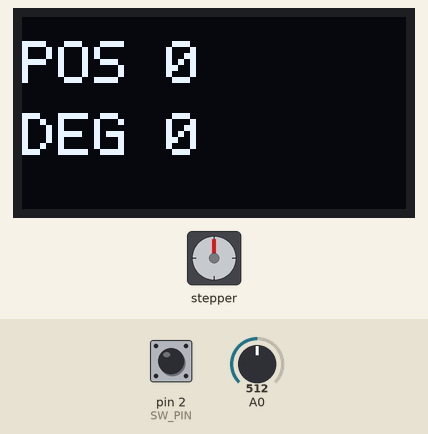
The sketch below on a simulated Arduino Uno, built with avr-gcc and run on an emulated ATmega328P. Shown: stepper motor, 128×64 one-colour display. Wiring (inferred from the names in the program): SSD1306 OLED at I2C address 0x3C; stepper motor (2048 steps per turn assumed): coils pin 8, pin 9, pin 10, pin 11. The test bench sets the inputs (shaded band); at power-on: A0 = 512, pin 2 (SW_PIN) HIGH. What the sketch prints to the serial monitor is not drawn.

Above: at 1.3 s.
1.4 s: A0 set to 565
2.9 s: A0 set to 580
At 3.8 s:
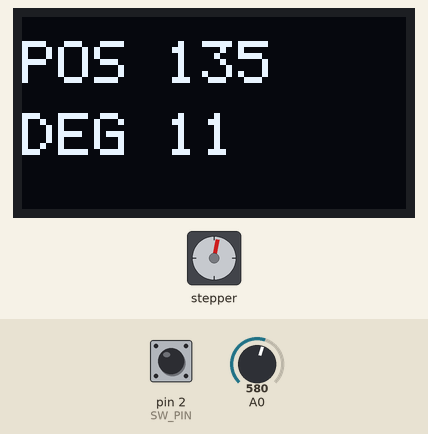
5.0 s: A0 set to 110
At 6.07 s:
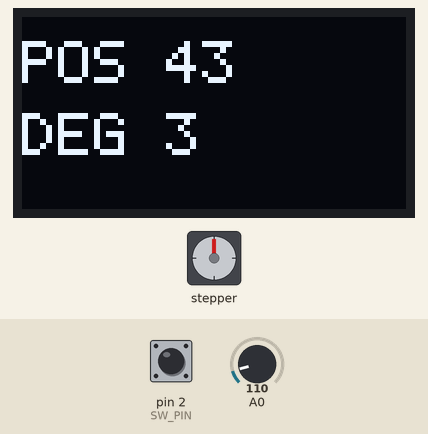
7.7 s: A0 set to 1023
At 8.18 s:
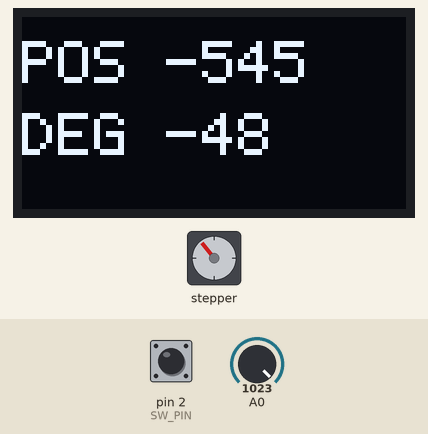
10.7 s: A0 set to 54
At 11.8 s:
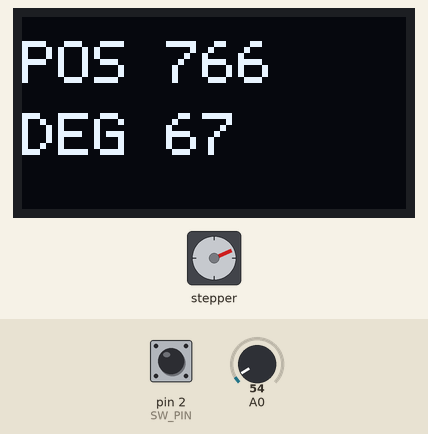
13.4 s: A0 set to 716
At 14.52 s:
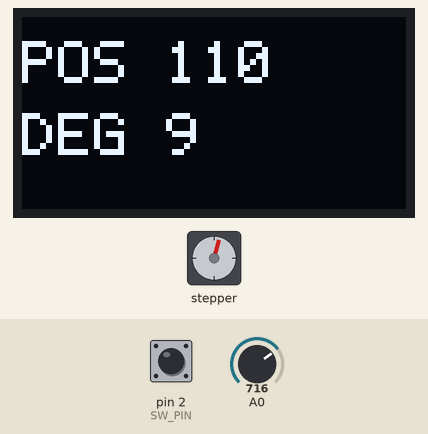
Timing chart, 0 to 21.6 s (numbered marks = the images above; inputs shaded):
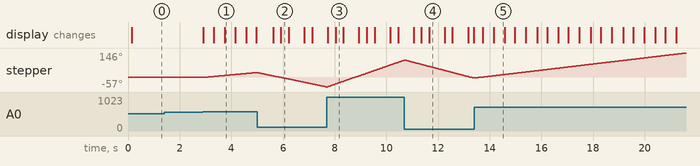

The sketch:

stepper-default.ino
```cpp
// Lesson 22: Stepper control. KY-023 joystick (VRx on A0, SW on D2) turns a 28BYJ-48 through a ULN2003 board (IN1-IN4 on D8-D11);
// an SSD1306 OLED on I2C (A4 = SDA, A5 = SCL, 0x3C) shows the position. No libraries except Wire: the half-step driver and the tiny text driver are ours.
unsigned int fastUs = 1500;   // time per half step with the stick fully over (the motor cannot follow much below 900 us)
unsigned int slowUs = 6000;   // time per half step just past the dead zone

#include <Wire.h>

const byte IN_PINS[4] = {8, 9, 10, 11};
const byte SEQ[8] = {1, 3, 2, 6, 4, 12, 8, 9};   // IN1, IN1+IN2, IN2, IN2+IN3 ... : the half-step order, one bit per coil
const byte SW_PIN = 2;
const byte OLED = 0x3C;
const int CENTRE = 512;
const int DEAD = 60;                              // dead zone around the centre, in ADC counts
const long HALF_STEPS_PER_TURN = 4076;            // 28BYJ-48: 64 half steps of the rotor x 63.68:1 gearbox

long drawnPos = -1;                               // the position last written to the screen
long pos = 0;                                     // net half steps since power-up (positive = IN1 to IN4 order)
byte phase = 0;
unsigned long lastStep = 0, lastMove = 0, lastDraw = 0;
bool released = false;
char shown[2][11];

void coils(byte m) { for (byte k = 0; k < 4; k++) digitalWrite(IN_PINS[k], (m >> k) & 1); }

// ---------- SSD1306 ----------
void oledCommand(byte a) {
  Wire.beginTransmission(OLED);
  Wire.write(0x00);
  Wire.write(a);
  Wire.endTransmission();
}
void oledCommand2(byte a, byte b) {
  Wire.beginTransmission(OLED);
  Wire.write(0x00);
  Wire.write(a);
  Wire.write(b);
  Wire.endTransmission();
}
void oledInit() {
  oledCommand(0xAE);
  oledCommand2(0xD5, 0x80);
  oledCommand2(0xA8, 0x3F);
  oledCommand2(0xD3, 0x00);
  oledCommand(0x40);
  oledCommand2(0x8D, 0x14);
  oledCommand2(0x20, 0x00);
  oledCommand(0xA1);
  oledCommand(0xC8);
  oledCommand2(0xDA, 0x12);
  oledCommand2(0x81, 0xCF);
  oledCommand2(0xD9, 0xF1);
  oledCommand2(0xDB, 0x40);
  oledCommand(0xA4);
  oledCommand(0xA6);
  oledCommand(0xAF);
}
void oledWindow(byte x, byte w, byte p0, byte p1) {
  Wire.beginTransmission(OLED);
  Wire.write(0x00);
  Wire.write(0x21); Wire.write(x); Wire.write(x + w - 1);
  Wire.write(0x22); Wire.write(p0); Wire.write(p1);
  Wire.endTransmission();
}
void oledClear() {
  oledWindow(0, 128, 0, 7);
  for (byte chunk = 0; chunk < 64; chunk++) {
    Wire.beginTransmission(OLED);
    Wire.write(0x40);
    for (byte i = 0; i < 16; i++) Wire.write((byte)0);
    Wire.endTransmission();
  }
}

// 5x7 font, one byte per column, bit 0 is the top row. Only the characters this screen needs.
const char GLYPHS[] = "0123456789-POSDEG ";
const byte FONT[][5] = {
  {0x3E, 0x51, 0x49, 0x45, 0x3E}, {0x00, 0x42, 0x7F, 0x40, 0x00}, {0x42, 0x61, 0x51, 0x49, 0x46},
  {0x21, 0x41, 0x45, 0x4B, 0x31}, {0x18, 0x14, 0x12, 0x7F, 0x10}, {0x27, 0x45, 0x45, 0x45, 0x39},
  {0x3C, 0x4A, 0x49, 0x49, 0x30}, {0x01, 0x71, 0x09, 0x05, 0x03}, {0x36, 0x49, 0x49, 0x49, 0x36},
  {0x06, 0x49, 0x49, 0x29, 0x1E}, {0x08, 0x08, 0x08, 0x08, 0x08}, {0x7F, 0x09, 0x09, 0x09, 0x06},
  {0x3E, 0x41, 0x41, 0x41, 0x3E}, {0x46, 0x49, 0x49, 0x49, 0x31}, {0x7F, 0x41, 0x41, 0x22, 0x1C},
  {0x7F, 0x49, 0x49, 0x49, 0x41}, {0x3E, 0x41, 0x49, 0x49, 0x7A}, {0x00, 0x00, 0x00, 0x00, 0x00}
};

// One character at double size: 10 columns wide, two pages tall.
void oledBigChar(byte x, byte page, char ch) {
  byte g = 17;
  for (byte i = 0; GLYPHS[i]; i++) if (GLYPHS[i] == ch) g = i;
  byte top[10], bottom[10];
  for (byte c = 0; c < 5; c++) {
    byte col = FONT[g][c], t = 0, b = 0;
    for (byte r = 0; r < 4; r++) {
      if (col & (1 << r)) t |= 3 << (r * 2);
      if (col & (1 << (r + 4))) b |= 3 << (r * 2);
    }
    top[c * 2] = top[c * 2 + 1] = t;
    bottom[c * 2] = bottom[c * 2 + 1] = b;
  }
  oledWindow(x, 10, page, page + 1);
  Wire.beginTransmission(OLED);
  Wire.write(0x40);
  for (byte i = 0; i < 10; i++) Wire.write(top[i]);
  for (byte i = 0; i < 10; i++) Wire.write(bottom[i]);
  Wire.endTransmission();
}

// Ten cells of 12 px per line. Only the cells that changed are sent, so a redraw is quick.
void oledLine(byte row, byte page, const char *text) {
  bool end = false;
  for (byte i = 0; i < 10; i++) {
    char ch = ' ';
    if (!end && text[i]) ch = text[i]; else end = true;
    if (shown[row][i] != ch) { oledBigChar(i * 12, page, ch); shown[row][i] = ch; }
  }
}

// "<tag> <number>" into out.
void formatNumber(char *out, const char *tag, long v) {
  byte n = 0;
  while (*tag) out[n++] = *tag++;
  out[n++] = ' ';
  if (v < 0) { out[n++] = '-'; v = -v; }
  char digits[8];
  byte d = 0;
  do { digits[d++] = '0' + v % 10; v /= 10; } while (v > 0 && d < 7);
  while (d) out[n++] = digits[--d];
  out[n] = 0;
}

void drawPosition() {
  char line[12];
  formatNumber(line, "POS", pos);
  oledLine(0, 1, line);
  formatNumber(line, "DEG", pos * 360L / HALF_STEPS_PER_TURN);
  oledLine(1, 4, line);
  Serial.println(line);
  drawnPos = pos;
  lastDraw = millis();
}

void setup() {
  Serial.begin(9600);
  for (byte k = 0; k < 4; k++) pinMode(IN_PINS[k], OUTPUT);
  pinMode(SW_PIN, INPUT_PULLUP);
  for (byte r = 0; r < 2; r++) for (byte i = 0; i < 11; i++) shown[r][i] = (i < 10) ? '?' : 0;
  Wire.begin();
  oledInit();
  oledClear();
  for (byte r = 0; r < 2; r++) for (byte i = 0; i < 10; i++) shown[r][i] = ' ';
  coils(SEQ[0]);
  lastMove = millis();
  drawPosition();
  Serial.println("ready");
}

void loop() {
  int x = analogRead(A0);
  bool home = digitalRead(SW_PIN) == LOW;       // pressing the stick sends the shaft back to zero
  int dir = 0;
  long dev = 0;
  if (home) {
    if (pos != 0) { dir = pos > 0 ? -1 : 1; dev = 300; }
  } else if (x > CENTRE + DEAD) { dir = 1; dev = x - CENTRE; }
  else if (x < CENTRE - DEAD) { dir = -1; dev = CENTRE - x; }

  unsigned long now = micros();
  if (dir != 0) {
    long interval = (long)slowUs - ((long)(slowUs - fastUs) * (dev - DEAD)) / (CENTRE - DEAD);
    if (interval < (long)fastUs) interval = fastUs;
    if (now - lastStep >= (unsigned long)interval) {
      lastStep = now;
      phase = (phase + dir + 8) & 7;
      coils(SEQ[phase]);
      pos += dir;
      lastMove = millis();
      released = false;
    }
  } else if (!released && millis() - lastMove > 1500) {
    coils(0);                                    // let the coils rest: a holding motor runs hot
    released = true;
  }
  // redraw when the shaft is still, or every 400 ms while it turns (a redraw pauses the steps for a moment)
  if (pos != drawnPos && ((dir == 0 && millis() - lastMove > 120) || millis() - lastDraw > 400)) {
    drawPosition();
  }
}
```

Measured:
- the behaviour switches between 572 and 573 on A0 (found by bisection; images 0 and 1)
- after the input at 1.4 s, every drawn part: stays the same
- after the input at 2.9 s, stepper: keeps turning clockwise at about 15°/s, starting after 0.07 s; the display: first changes at once (image 1 shows a later state)
- after the input at 10.7 s, the display: first changes after 0.35 s (image 4 shows a later state)
- what the display in image 1 shows lasts 0.5 s, from 3.7 s to 4.2 s
